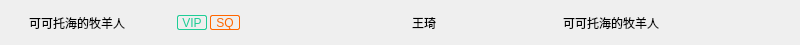
<?xml version="1.0" encoding="UTF-8"?>
<ui version="4.0">
 <class>ListItemBox</class>
 <widget class="QWidget" name="ListItemBox">
  <property name="geometry">
   <rect>
    <x>0</x>
    <y>0</y>
    <width>800</width>
    <height>45</height>
   </rect>
  </property>
  <property name="windowTitle">
   <string>Form</string>
  </property>
  <layout class="QHBoxLayout" name="horizontalLayout">
   <property name="spacing">
    <number>0</number>
   </property>
   <property name="leftMargin">
    <number>0</number>
   </property>
   <property name="topMargin">
    <number>0</number>
   </property>
   <property name="rightMargin">
    <number>0</number>
   </property>
   <property name="bottomMargin">
    <number>0</number>
   </property>
   <item>
    <widget class="QWidget" name="musicNameBox" native="true">
     <property name="minimumSize">
      <size>
       <width>410</width>
       <height>0</height>
      </size>
     </property>
     <property name="maximumSize">
      <size>
       <width>410</width>
       <height>16777215</height>
      </size>
     </property>
     <property name="styleSheet">
      <string notr="true"/>
     </property>
     <layout class="QHBoxLayout" name="horizontalLayout_2">
      <property name="spacing">
       <number>3</number>
      </property>
      <property name="leftMargin">
       <number>0</number>
      </property>
      <property name="topMargin">
       <number>0</number>
      </property>
      <property name="rightMargin">
       <number>0</number>
      </property>
      <property name="bottomMargin">
       <number>0</number>
      </property>
      <item>
       <widget class="QPushButton" name="likeBtn">
        <property name="minimumSize">
         <size>
          <width>25</width>
          <height>25</height>
         </size>
        </property>
        <property name="maximumSize">
         <size>
          <width>25</width>
          <height>25</height>
         </size>
        </property>
        <property name="styleSheet">
         <string notr="true">#likeBtn
{
	border:none;
}</string>
        </property>
        <property name="text">
         <string/>
        </property>
       </widget>
      </item>
      <item>
       <widget class="QLabel" name="musicNameLabel">
        <property name="minimumSize">
         <size>
          <width>145</width>
          <height>0</height>
         </size>
        </property>
        <property name="maximumSize">
         <size>
          <width>145</width>
          <height>16777215</height>
         </size>
        </property>
        <property name="text">
         <string>可可托海的牧羊人</string>
        </property>
       </widget>
      </item>
      <item>
       <widget class="QLabel" name="VIPLabel">
        <property name="minimumSize">
         <size>
          <width>30</width>
          <height>0</height>
         </size>
        </property>
        <property name="maximumSize">
         <size>
          <width>30</width>
          <height>15</height>
         </size>
        </property>
        <property name="styleSheet">
         <string notr="true">#VIPLabel
{
	border: 1px solid #1ECD96;
	color: #1ECD96;
	border-radius: 2px;
}</string>
        </property>
        <property name="text">
         <string>VIP</string>
        </property>
        <property name="alignment">
         <set>Qt::AlignCenter</set>
        </property>
       </widget>
      </item>
      <item>
       <widget class="QLabel" name="SQLabel">
        <property name="minimumSize">
         <size>
          <width>30</width>
          <height>0</height>
         </size>
        </property>
        <property name="maximumSize">
         <size>
          <width>30</width>
          <height>15</height>
         </size>
        </property>
        <property name="styleSheet">
         <string notr="true">#SQLabel
{
	border: 1px solid #FF6600;
	color: #FF6600;
	border-radius: 2px;
}</string>
        </property>
        <property name="text">
         <string>SQ</string>
        </property>
        <property name="alignment">
         <set>Qt::AlignCenter</set>
        </property>
       </widget>
      </item>
      <item>
       <spacer name="horizontalSpacer">
        <property name="orientation">
         <enum>Qt::Horizontal</enum>
        </property>
        <property name="sizeHint" stdset="0">
         <size>
          <width>162</width>
          <height>6</height>
         </size>
        </property>
       </spacer>
      </item>
     </layout>
    </widget>
   </item>
   <item>
    <widget class="QWidget" name="musicSingerBox" native="true">
     <property name="minimumSize">
      <size>
       <width>150</width>
       <height>0</height>
      </size>
     </property>
     <property name="maximumSize">
      <size>
       <width>150</width>
       <height>16777215</height>
      </size>
     </property>
     <property name="styleSheet">
      <string notr="true"/>
     </property>
     <layout class="QHBoxLayout" name="horizontalLayout_4">
      <property name="spacing">
       <number>0</number>
      </property>
      <property name="leftMargin">
       <number>0</number>
      </property>
      <property name="topMargin">
       <number>0</number>
      </property>
      <property name="rightMargin">
       <number>0</number>
      </property>
      <property name="bottomMargin">
       <number>0</number>
      </property>
      <item>
       <widget class="QLabel" name="musicSingerLabel">
        <property name="text">
         <string>王琦</string>
        </property>
       </widget>
      </item>
     </layout>
    </widget>
   </item>
   <item>
    <widget class="QWidget" name="musicAlbumBox" native="true">
     <property name="minimumSize">
      <size>
       <width>235</width>
       <height>0</height>
      </size>
     </property>
     <property name="maximumSize">
      <size>
       <width>235</width>
       <height>16777215</height>
      </size>
     </property>
     <property name="styleSheet">
      <string notr="true"/>
     </property>
     <layout class="QHBoxLayout" name="horizontalLayout_3">
      <property name="spacing">
       <number>0</number>
      </property>
      <property name="leftMargin">
       <number>0</number>
      </property>
      <property name="topMargin">
       <number>0</number>
      </property>
      <property name="rightMargin">
       <number>0</number>
      </property>
      <property name="bottomMargin">
       <number>0</number>
      </property>
      <item>
       <widget class="QLabel" name="musicAlbumLabel">
        <property name="text">
         <string>可可托海的牧羊人</string>
        </property>
       </widget>
      </item>
     </layout>
    </widget>
   </item>
  </layout>
 </widget>
 <resources/>
 <connections/>
</ui>
